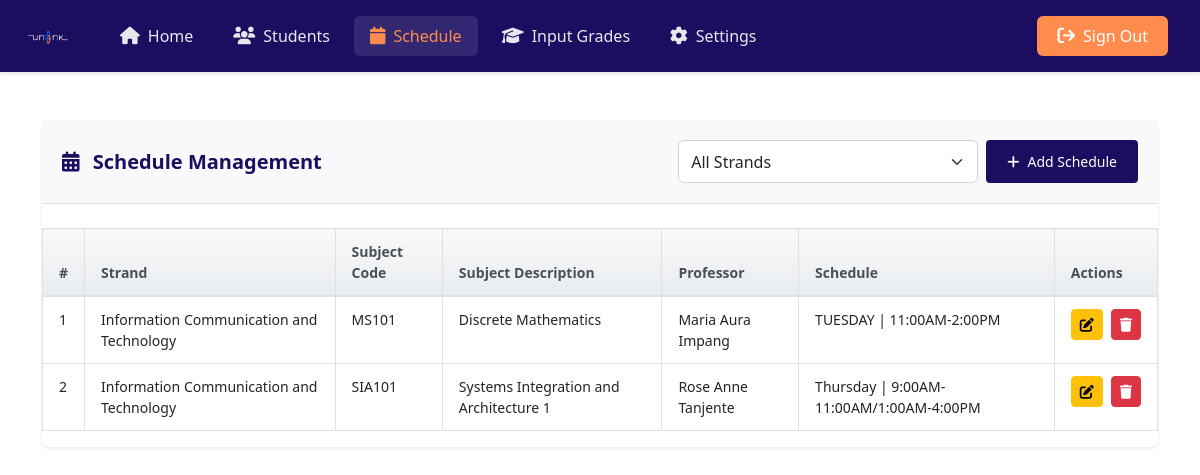
Screenshot of /admin/schedule.php (signed in) with the database file from the repository.
### tables this page shows
CREATE TABLE `schedule` (
  `id` int(11) NOT NULL,
  `strand_id` int(11) DEFAULT NULL,
  `subject_code` varchar(10) NOT NULL,
  `subject_description` varchar(255) NOT NULL,
  `professor` varchar(100) NOT NULL,
  `schedule` varchar(100) NOT NULL
);

CREATE TABLE `strands` (
  `strand_id` int(11) NOT NULL,
  `strand_name` varchar(100) NOT NULL,
  `strand_code` varchar(20) NOT NULL,
  `description` text DEFAULT NULL
);

### admin/schedule.php (the view, shortened to what this page needs)
<?php
if (isset($_SESSION['admin_id']) && isset($_SESSION['role'])) {
    if ($_SESSION['role'] == 'Admin') {
        include "data/schedule.php";
?>
        <!DOCTYPE html>
        <html lang="en">
        <head>
            <link rel="stylesheet" href="https://cdn.jsdelivr.net/npm/bootstrap@5.2.0/dist/css/bootstrap.min.css">
            <link rel="stylesheet" href="https://cdnjs.cloudflare.com/ajax/libs/font-awesome/6.1.1/css/all.min.css">
            <?php include "inc/header.php"; ?>
        </head>
        <body>
            <?php include "inc/navbar.php"; ?>
            <div class="container mt-5">
                <div class="schedule-container">
                    <div class="schedule-header">
                        <h3 class="schedule-title">
                            <i class="fas fa-calendar-alt me-2"></i>
                            Schedule Management
                        </h3>
                        <div class="d-flex gap-2">
                            <select class="form-select" id="strandFilter" style="width: 300px;">
                                <option value="">All Strands</option>
                            </select>
                            <a href="add_schedule.php" class="btn btn-add-schedule">
                                <i class="fas fa-plus"></i> Add Schedule
                            </a>
                        </div>
                    </div>
                    <div class="table-responsive mt-4">
                        <table class="table schedule-table">
                            <thead>
                                <tr>
                                    <th>#</th>
                                    <th>Strand</th>
                                    <th>Subject Code</th>
                                    <th>Subject Description</th>
                                    <th>Professor</th>
                                    <th>Schedule</th>
                                    <th>Actions</th>
                                </tr>
                            </thead>
                            <tbody>
                                <?php
                                $i = 1;
                                $sql = "SELECT s.*, st.strand_name
                               FROM schedule s
                               LEFT JOIN strands st ON s.strand_id = st.strand_id
                               ORDER BY st.strand_name, s.subject_code";
                                $stmt = $conn->prepare($sql);
                                $stmt->execute();
                                $schedules = $stmt->fetchAll();
                                if ($schedules) {
                                    foreach ($schedules as $schedule) { ?>
                                        <tr class="schedule-row" data-strand="<?= $schedule['strand_id'] ?>">
                                            <td><?= $i ?></td>
                                            <td><?= htmlspecialchars($schedule['strand_name'] ?? 'All Strands') ?></td>
                                            <td><?php echo htmlspecialchars($schedule['subject_code']); ?></td>
                                            <td><?php echo htmlspecialchars($schedule['subject_description']); ?></td>
                                            <td><?php echo htmlspecialchars($schedule['professor']); ?></td>
                                            <td><?php echo htmlspecialchars($schedule['schedule']); ?></td>
                                            <td>
                                                <div class="action-buttons">
                                                    <a href="schedule-edit.php?id=<?= $schedule['id'] ?>" class="btn btn-sm btn-warning">
                                                        <i class="fas fa-edit"></i>
                                                    </a>
                                                    <a href="schedule-delete.php?id=<?= $schedule['id'] ?>" class="btn btn-sm btn-danger">
                                                        <i class="fas fa-trash"></i>
                                                    </a>
                                                </div>
                                            </td>
                                        </tr>
                                    <?php $i++;
                                    }
                                } else { ?>
                                    <tr>
                                        <td colspan="7" class="text-center">No schedules found</td>
                                    </tr>
                                <?php } ?>
                            </tbody>
                        </table>
                    </div>
                </div>
            </div>
        </body>
        </html>
<?php
    } else {
        header("Location: ../login.php");
        exit;
    }
} else {
    header("Location: ../login.php");
    exit;
}
?>

### admin/schedule.php (style rules this page uses)
.schedule-container { background: white; border-radius: 8px; box-shadow: 0 2px 4px rgba(0, 0, 0, 0.08); margin-top: 2rem; }
.schedule-header { background: #f8f9fa; padding: 1.25rem; border-bottom: 1px solid #e0e0e0; display: flex; justify-content: space-between; align-items: center; }
.schedule-title { font-size: 1.25rem; font-weight: 600; color: #1B0E60; margin: 0; }
.btn-add-schedule { background: #1B0E60; color: white; padding: 0.625rem 1.25rem; border-radius: 4px; font-size: 0.875rem; text-decoration: none; display: inline-flex; align-items: center; gap: 0.5rem; transition: all 0.2s ease; }
.schedule-table { width: 100%; border-collapse: collapse; }
.schedule-table th { background: #f8f9fa; font-weight: 600; color: #495057; padding: 0.75rem 1rem; text-align: left; border: 1px solid #e0e0e0; position: sticky; top: 0; z-index: 1; font-size: 0.875rem; background: linear-gradient(180deg, #f8f9fa 0%, #e9ecef 100%); border-bottom: 2px solid #dee2e6; }
.schedule-table td { padding: 0.75rem 1rem; border: 1px solid #e0e0e0; color: #212529; font-size: 0.875rem; background: white; }
.action-buttons { display: flex; gap: 0.5rem; }
.schedule-table tbody tr:nth-child(even) { background-color: #fbfbfb; }

### rows the page displays
schedule: strand.strand_name "Information Communication and Technology", subject_code "MS101", subject_description "Discrete Mathematics", professor "Maria Aura Impang", schedule "TUESDAY | 11:00AM-2:00PM"
schedule: strand.strand_name "Information Communication and Technology", subject_code "SIA101", subject_description "Systems Integration and Architecture 1", professor "Rose Anne Tanjente", schedule "Thursday | 9:00AM-11:00AM/1:00AM-4:00PM"
